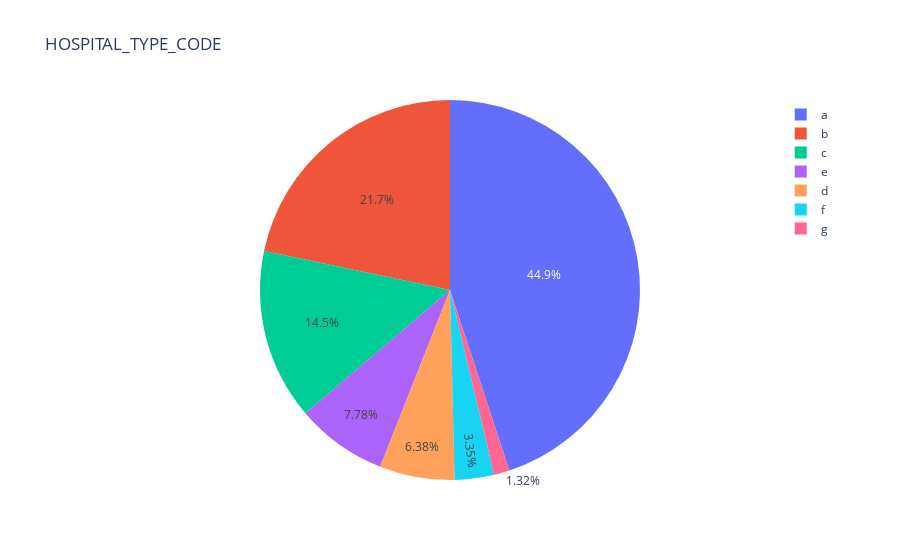

Notebook code cell kept with this figure:
### Code cell
# pie chart with plotly
import plotly.express as px

def plot_pie_chart_plotly(series):
    col_val_count = series.value_counts(dropna=False)
    fig = px.pie(col_val_count, values = col_val_count, 
                 names=col_val_count.index, title=col_val_count.name.upper())
    fig.show()

plot_pie_chart_plotly(df1.Hospital_type_code)

### Figure 1 — Plotly figure (JSON) as saved in the notebook; plotly's stock layout.template omitted (floating-point values rounded to 4 significant figures)
{"data": [{"domain": {"x": [0, 1], "y": [0, 1]}, "hovertemplate": "index=%{label}<br>value=%{value}<extra></extra>", "labels": ["a", "b", "c", "e", "d", "f", "g"], "legendgroup": "", "name": "", "showlegend": true, "type": "pie", "values": [204730, 98884, 66147, 35428, 29048, 15252, 6006]}], "layout": {"legend": {"tracegroupgap": 0}, "title": {"text": "HOSPITAL_TYPE_CODE"}}}
